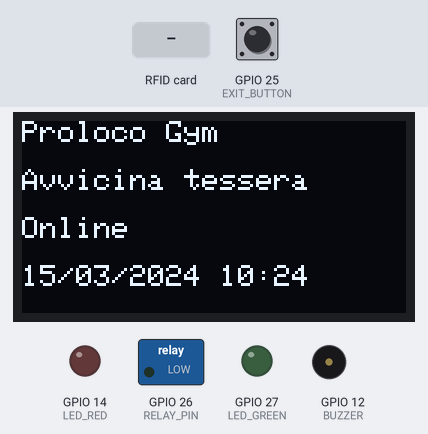
Bench run of a sketch on a simulated ESP32. On the bench: 128×64 one-colour display, switched loads named in the sketch (green lamp = pin HIGH), output pins drawn as LEDs (lit = HIGH), buzzer (waves = sounding, pin HIGH). The inputs (shaded band) are chosen by the test bench; at power-on: GPIO 25 (EXIT_BUTTON) HIGH. WiFi joins after 1.5 s; servers stay silent unless stated; uploads are accepted with an empty reply; the local clock reads 2024-03-15 10:24:30 at power-on unless the sketch sets it; storage starts empty; what the sketch prints to the serial monitor is not drawn.

Above: at 3.0 s.
3.1 s: GPIO 25 (EXIT_BUTTON) pulled LOW for 0.15 s
At 4.4 s:
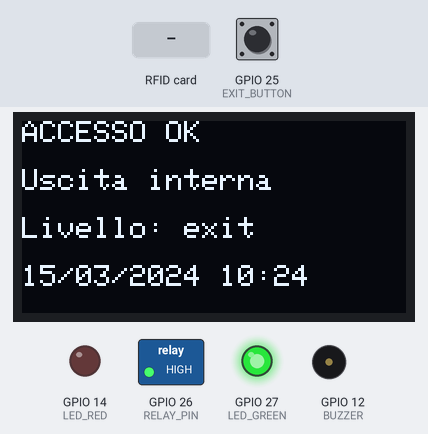
6.2 s: RFID card 5E 7A 19 C4 held to the reader
At 9.16 s:
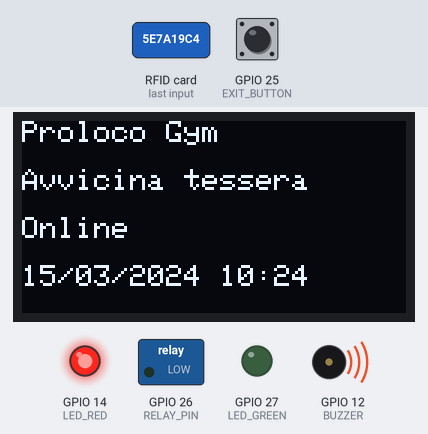
9.2 s: GPIO 25 (EXIT_BUTTON) pulled LOW for 3.2 s
At 10.45 s:
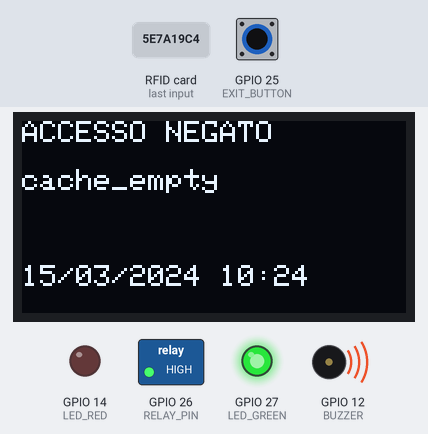
Timing chart, 0 to 17.0 s (numbered marks = the images above; inputs shaded):
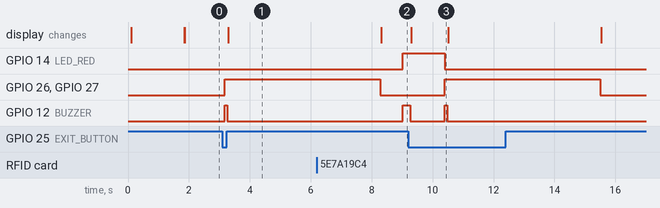

The sketch:

proloco_gym_access_esp32.ino
```cpp
/*
  Proloco Gym Access - ESP32 firmware

  Hardware base:
  - ESP32 DevKit
  - Lettore NFC PN532 I2C/IRQ
  - Relè per elettroserratura / incontro elettrico
  - LED verde, LED rosso, buzzer
  - Pulsante uscita interno

  Display opzionale:
  - OLED SSD1306 I2C 128x64, indirizzo 0x3C
  - Per abilitarlo: lascia USE_OLED = 1 e installa Adafruit SSD1306 + Adafruit GFX.
  - Se non monti il display, imposta USE_OLED = 0: il sistema funziona ugualmente.

  Librerie Arduino:
  - WiFi
  - HTTPClient
  - ArduinoJson
  - Adafruit PN532
  - LittleFS
  - time
  - Adafruit SSD1306, Adafruit GFX opzionali
*/

#include <WiFi.h>
#include <HTTPClient.h>
#include <ArduinoJson.h>
#include <Wire.h>
#include <Adafruit_PN532.h>
#include <LittleFS.h>
#include <time.h>

#define USE_OLED 1
#if USE_OLED
  #include <Adafruit_GFX.h>
  #include <Adafruit_SSD1306.h>
  #define SCREEN_WIDTH 128
  #define SCREEN_HEIGHT 64
  Adafruit_SSD1306 display(SCREEN_WIDTH, SCREEN_HEIGHT, &Wire, -1);
#endif

#define PN532_IRQ   4
#define PN532_RESET 5
Adafruit_PN532 nfc(PN532_IRQ, PN532_RESET);

const char* WIFI_SSID = "INSERISCI_WIFI";
const char* WIFI_PASS = "INSERISCI_PASSWORD";
const char* SERVER = "http://192.168.1.100:3100";
const char* DEVICE_ID = "porta-palestra-01";
const char* DEVICE_KEY = "CAMBIA_QUESTA_CHIAVE";

const int RELAY_PIN = 26;
const int LED_GREEN = 27;
const int LED_RED = 14;
const int BUZZER = 12;
const int EXIT_BUTTON = 25;

unsigned long lastSync = 0;
unsigned long syncInterval = 24UL * 60UL * 60UL * 1000UL;
unsigned long antiPassbackMs = 60UL * 1000UL;
int openSeconds = 5;
String allowedFrom = "06:00";
String allowedTo = "23:00";
String gymName = "Proloco Gym";

String lastSerial = "";
unsigned long lastSerialTime = 0;

void beep(int ms){ digitalWrite(BUZZER,HIGH); delay(ms); digitalWrite(BUZZER,LOW); }

void showDisplay(String line1, String line2="", String line3="", String line4="") {
  Serial.println(line1 + " | " + line2 + " | " + line3 + " | " + line4);
#if USE_OLED
  display.clearDisplay();
  display.setTextColor(SSD1306_WHITE);
  display.setTextSize(1);
  display.setCursor(0,0); display.println(line1);
  display.setCursor(0,16); display.println(line2);
  display.setCursor(0,32); display.println(line3);
  display.setCursor(0,48); display.println(line4);
  display.display();
#endif
}

String nowHuman(){
  struct tm timeinfo;
  if(!getLocalTime(&timeinfo)) return "Ora non sync";
  char buf[24]; strftime(buf,sizeof(buf),"%d/%m/%Y %H:%M",&timeinfo);
  return String(buf);
}

String todayDate(){
  struct tm timeinfo;
  if(!getLocalTime(&timeinfo)) return "1970-01-01";
  char buf[11]; strftime(buf,sizeof(buf),"%Y-%m-%d",&timeinfo);
  return String(buf);
}

bool timeAllowed(){
  struct tm timeinfo;
  if(!getLocalTime(&timeinfo)) return true; // se NTP non disponibile non blocca, si affida alla cache giornaliera
  char buf[6]; strftime(buf,sizeof(buf),"%H:%M",&timeinfo);
  String now = String(buf);
  if(allowedFrom <= allowedTo) return now >= allowedFrom && now <= allowedTo;
  return now >= allowedFrom || now <= allowedTo; // fascia che supera mezzanotte
}

void openDoor(String name, String level){
  digitalWrite(LED_GREEN,HIGH);
  digitalWrite(RELAY_PIN,HIGH);
  beep(80);
  showDisplay("ACCESSO OK", name.substring(0,20), "Livello: " + level, nowHuman());
  delay(openSeconds * 1000);
  digitalWrite(RELAY_PIN,LOW);
  digitalWrite(LED_GREEN,LOW);
  showDisplay(gymName, "Avvicina tessera", WiFi.status()==WL_CONNECTED?"Online":"Offline cache", nowHuman());
}

void deny(String reason){
  digitalWrite(LED_RED,HIGH);
  beep(250);
  showDisplay("ACCESSO NEGATO", reason, "", nowHuman());
  delay(1100);
  digitalWrite(LED_RED,LOW);
}

String uidToString(uint8_t *uid, uint8_t uidLength) {
  String s="";
  for(uint8_t i=0;i<uidLength;i++){ if(uid[i]<0x10)s += "0"; s += String(uid[i],HEX); if(i<uidLength-1)s += ":"; }
  s.toUpperCase();
  return s;
}

void saveFile(const char* path, String data){ File f=LittleFS.open(path,"w"); if(f){ f.print(data); f.close(); } }
String readFile(const char* path){ File f=LittleFS.open(path,"r"); if(!f)return ""; String s=f.readString(); f.close(); return s; }

void loadSettingsFromJson(DynamicJsonDocument &doc){
  if(doc["settings"].is<JsonObject>()){
    JsonObject st = doc["settings"];
    openSeconds = st["openSeconds"] | 5;
    int ap = st["antiPassbackSeconds"] | 60;
    antiPassbackMs = (unsigned long)ap * 1000UL;
    allowedFrom = String((const char*)(st["allowedFrom"] | "06:00"));
    allowedTo = String((const char*)(st["allowedTo"] | "23:00"));
    gymName = String((const char*)(st["gymName"] | "Proloco Gym"));
  }
}

bool syncAccessList(){
  if(WiFi.status()!=WL_CONNECTED) return false;
  HTTPClient http;
  String url = String(SERVER) + "/api/esp32/access-list?deviceId=" + DEVICE_ID + "&deviceKey=" + DEVICE_KEY;
  http.begin(url);
  int code = http.GET();
  if(code==200){
    String body=http.getString();
    saveFile("/access.json", body);
    DynamicJsonDocument doc(65536);
    if(!deserializeJson(doc,body)) loadSettingsFromJson(doc);
    lastSync=millis();
    http.end();
    showDisplay("Sync completata", gymName, "Lista aggiornata", nowHuman());
    return true;
  }
  http.end(); return false;
}

void saveOfflineLog(String serial, String cardCode, String result, String reason, String level, String name){
  File f=LittleFS.open("/offline_logs.txt","a");
  if(f){ f.println(serial+"|"+cardCode+"|"+result+"|"+reason+"|"+level+"|"+name+"|"+nowHuman()); f.close(); }
}

void sendLog(String serial, String cardCode, String result, String reason, String level="", String name=""){
  if(WiFi.status()!=WL_CONNECTED){ saveOfflineLog(serial,cardCode,result,reason,level,name); return; }
  HTTPClient http;
  http.begin(String(SERVER)+"/api/esp32/log-access");
  http.addHeader("Content-Type","application/json");
  StaticJsonDocument<768> doc;
  doc["deviceId"]=DEVICE_ID; doc["deviceKey"]=DEVICE_KEY; doc["nfcSerial"]=serial; doc["cardCode"]=cardCode;
  doc["result"]=result; doc["reason"]=reason; doc["accessLevel"]=level; doc["displayName"]=name; doc["createdAt"]=nowHuman();
  if(level=="cleaner") doc["note"]="Accesso pulizie registrato da ESP32";
  String payload; serializeJson(doc,payload);
  http.POST(payload); http.end();
}

bool dateValid(String validUntil){
  if(validUntil.length()<10) return false;
  String today = todayDate();
  if(today == "1970-01-01") return true;
  return validUntil >= today;
}

struct CardResult { bool ok; String cardCode; String result; String reason; String name; String level; };

CardResult checkCard(String serial){
  CardResult r; r.ok=false; r.cardCode=""; r.result="denied"; r.reason="unknown"; r.name=""; r.level="member";
  String json = readFile("/access.json");
  if(json.length()<10){ r.reason="cache_empty"; return r; }
  DynamicJsonDocument doc(65536);
  if(deserializeJson(doc,json)){ r.reason="cache_error"; return r; }
  loadSettingsFromJson(doc);
  JsonArray cards = doc["cards"].as<JsonArray>();
  for(JsonObject c: cards){
    String s = c["nfc_serial"] | "";
    if(s == serial){
      r.cardCode = String((const char*)c["card_code"]);
      r.name = String((const char*)(c["full_name"] | "Utente"));
      r.level = String((const char*)(c["access_level"] | "member"));
      bool revoked = c["revoked"] | false;
      String status = c["status"] | "";
      int oneShot = c["one_shot"] | 0;
      String validUntil = String((const char*)(c["valid_until"] | ""));
      if(status != "active"){ r.reason="card_blocked"; return r; }
      if(revoked){ r.reason="revoked"; return r; }
      if(!timeAllowed() && r.level != "cleaner" && r.level != "staff" && r.level != "admin"){ r.reason="outside_hours"; return r; }
      if(r.level == "cleaner") { r.ok=true; r.result="granted_cleaner"; r.reason="cleaner_unlimited"; return r; }
      if(r.level == "staff" || r.level == "admin") { r.ok=true; r.result="granted"; r.reason="staff_unlimited"; return r; }
      if(oneShot > 0){ r.ok=true; r.result="granted_one_shot"; r.reason="one_shot"; return r; }
      if(!dateValid(validUntil)){ r.reason="expired"; return r; }
      r.ok=true; r.result="granted"; r.reason="valid_subscription"; return r;
    }
  }
  r.reason="unknown_card"; return r;
}

void setup(){
  pinMode(RELAY_PIN,OUTPUT); pinMode(LED_GREEN,OUTPUT); pinMode(LED_RED,OUTPUT); pinMode(BUZZER,OUTPUT); pinMode(EXIT_BUTTON,INPUT_PULLUP);
  digitalWrite(RELAY_PIN,LOW);
  Serial.begin(115200);
  LittleFS.begin(true);
  Wire.begin();
#if USE_OLED
  display.begin(SSD1306_SWITCHCAPVCC, 0x3C);
  display.clearDisplay(); display.display();
#endif
  showDisplay("Proloco Gym", "Avvio sistema", "Connessione WiFi", "");
  WiFi.begin(WIFI_SSID,WIFI_PASS);
  for(int i=0;i<24 && WiFi.status()!=WL_CONNECTED;i++){ delay(500); Serial.print("."); }
  configTime(3600, 3600, "pool.ntp.org", "time.google.com"); // Italia: base + DST semplificato
  nfc.begin(); nfc.SAMConfig();
  syncAccessList();
  showDisplay(gymName, "Avvicina tessera", WiFi.status()==WL_CONNECTED?"Online":"Offline cache", nowHuman());
}

void loop(){
  if(digitalRead(EXIT_BUTTON)==LOW){ openDoor("Uscita interna", "exit"); delay(500); }
  if(millis()-lastSync > syncInterval) syncAccessList();
  uint8_t uid[] = {0,0,0,0,0,0,0}; uint8_t uidLength;
  bool success = nfc.readPassiveTargetID(PN532_MIFARE_ISO14443A, uid, &uidLength, 100);
  if(success){
    String serial = uidToString(uid, uidLength);
    if(serial==lastSerial && millis()-lastSerialTime<antiPassbackMs){ deny("anti-passback"); sendLog(serial,"","denied","anti_passback"); return; }
    CardResult cr = checkCard(serial);
    sendLog(serial, cr.cardCode, cr.result, cr.reason, cr.level, cr.name);
    if(cr.ok){ lastSerial=serial; lastSerialTime=millis(); openDoor(cr.name, cr.level); }
    else deny(cr.reason);
  }
}
```

Measured:
- after the input at 3.1 s, GPIO 26 (RELAY_PIN), GPIO 27 (LED_GREEN): LOW → HIGH after 0.08 s; GPIO 12 (BUZZER): LOW → HIGH after 0.08 s, → LOW 0.08 s later; the display: changes after 0.19 s (image 1)
- after the input at 6.2 s, GPIO 14 (LED_RED), GPIO 12 (BUZZER): LOW → HIGH after 2.8 s
- after the input at 9.2 s, GPIO 26 (RELAY_PIN), GPIO 27 (LED_GREEN): LOW → HIGH after 1.2 s, → LOW 5.1 s later
- what the display in image 3 shows lasts 1.2 s, from 9.3 s to 10.5 s
